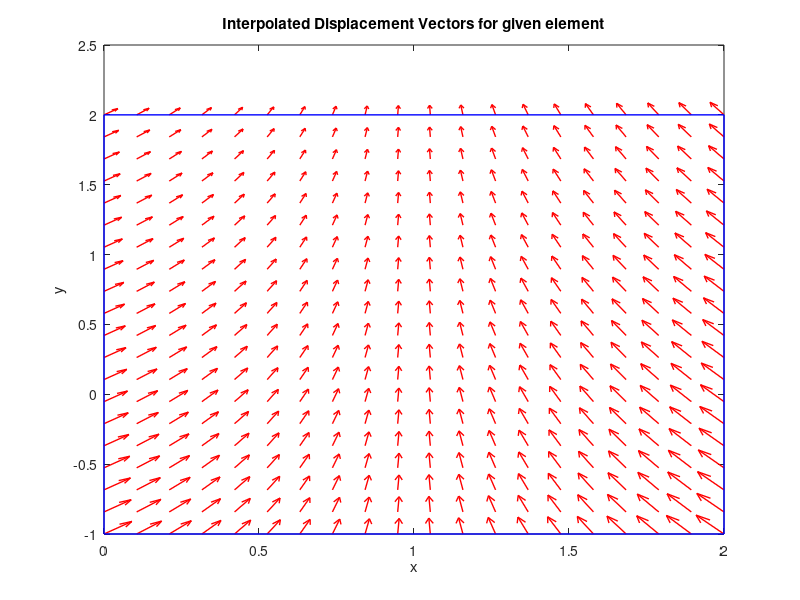

Recreate this plot in MATLAB.
% -------------------------------------------------------------------------

% Matlab code for Problem Set 3 - Question 2

% -------------------------------------------------------------------------

% clear data space
clear;
% close figure windows
close all;

% Coordinates of vertices of rectangle element declared.

x1 = 0;
y1 = -1;
x2 = 2;
y2 = -1;
x3 = 2;
y3 = 2;
x4 = 0;
y4 = 2;

% Variables declared to plot the rectangle element in the graph

lx = [x1 x2 x3 x4 x1];
ly = [y1 y2 y3 y4 y1];

% Displacements at the nodal locations

d = (1e-3).*[10 10 5 5 -5 10 -10 15];

% Declare the variables to plot the contour.

n = 20;

jx = linspace(0, 2, n);
jy = linspace(-1, 2, n);
[nx, ny] = meshgrid(jx, jy);

A = 3*2;

% U and V vectors of displacements initialised.
u_inter = zeros(n, n);
v_inter = zeros(n, n);

for j = 1:n
    for i = 1:n
        
        % Iteration to initialise Nf matrix - 
        % substituted for each co-ordinate in the graph
        % Compute the interpolated linear displacement
        % Nfc matrix initialised from lecture equations.

        Nf = zeros(4);
        Nf(1) = (1/A)*(jx(i) - x2)*(jy(j) - y4);
        Nf(2) = -(1/A)*(jx(i) - x1)*(jy(j) - y4);
        Nf(3) = (1/A)*(jx(i) - x1)*(jy(j) - y1);
        Nf(4) = -(1/A)*(jx(i) - x2)*(jy(j) - y1);
        
        N = [Nf(1) 0 Nf(2) 0 Nf(3) 0 Nf(4) 0; 0 Nf(1) 0 Nf(2) 0 Nf(3) 0 Nf(4)];
        
        u{i, j} = N*d';
                
        u_inter(i, j) = u{i, j}(1);
        v_inter(i, j) = u{i, j}(2);
    end
end

% Center displacement calculation

cx = 1;
cy = 0.5;

Nf = zeros(4);
Nf(1) = (1/A)*(cx - x2)*(cy - y4);
Nf(2) = -(1/A)*(cx - x1)*(cy - y4);
Nf(3) = (1/A)*(cx - x1)*(cy - y1);
Nf(4) = -(1/A)*(cx - x2)*(cy - y1);
        
N = [Nf(1) 0 Nf(2) 0 Nf(3) 0 Nf(4) 0; 0 Nf(1) 0 Nf(2) 0 Nf(3) 0 Nf(4)];
        
v = N*d';
  
c_displacement = sqrt(v(1)^2+v(2)^2);

disp(c_displacement);
% ------------------------------------------------------------------------

% ------------------------------------------------------------------------
% Contours for interpolated displacement


figure(1);
quiver(nx, ny, u_inter, v_inter, 'r', 'LineWidth', 1);
hold on;
plot(lx, ly, 'b', 'LineWidth',1);

xlabel('x');
ylabel('y');
title('Interpolated Displacement Vectors for given element');
hold off;